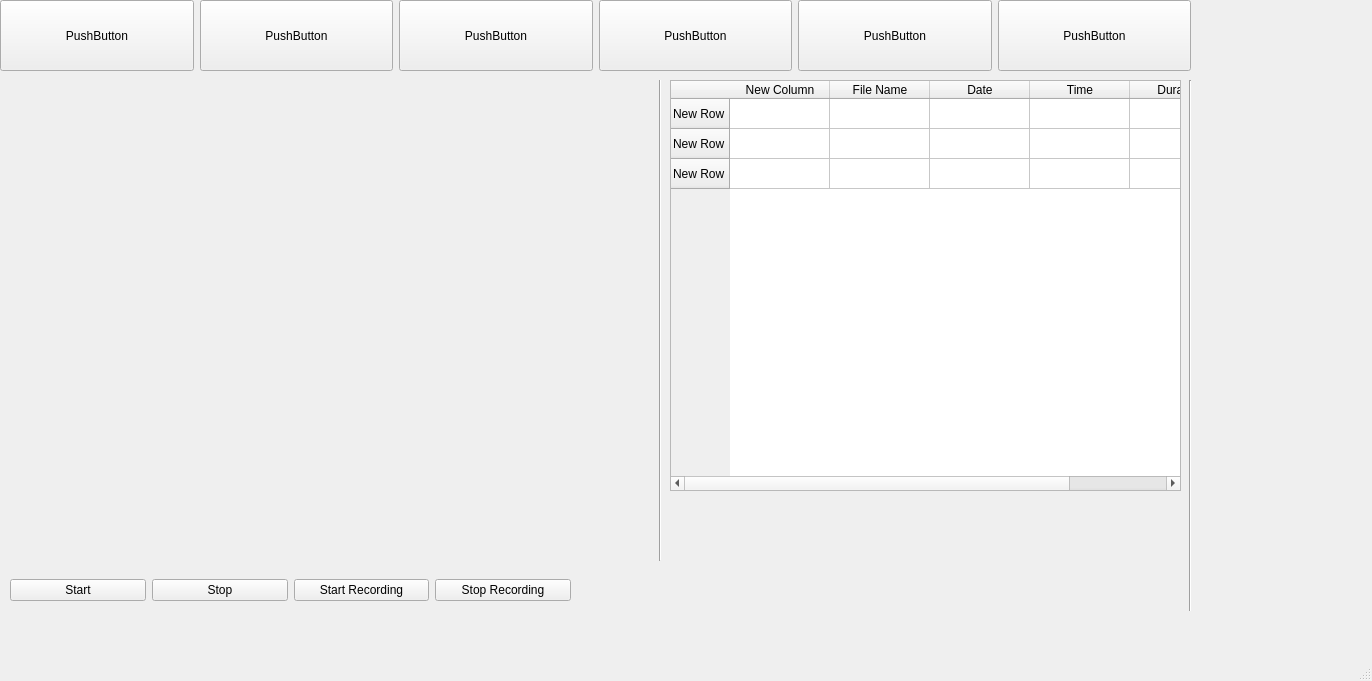
<?xml version="1.0" encoding="UTF-8"?>
<ui version="4.0">
 <class>MainWindow</class>
 <widget class="QMainWindow" name="MainWindow">
  <property name="geometry">
   <rect>
    <x>0</x>
    <y>0</y>
    <width>1372</width>
    <height>681</height>
   </rect>
  </property>
  <property name="windowTitle">
   <string>HawkEye</string>
  </property>
  <widget class="QWidget" name="centralwidget">
   <widget class="QWidget" name="horizontalLayoutWidget">
    <property name="geometry">
     <rect>
      <x>0</x>
      <y>0</y>
      <width>1191</width>
      <height>71</height>
     </rect>
    </property>
    <layout class="QHBoxLayout" name="horizontalLayout">
     <item>
      <widget class="QPushButton" name="pushButton_page1">
       <property name="sizePolicy">
        <sizepolicy hsizetype="Minimum" vsizetype="Minimum">
         <horstretch>0</horstretch>
         <verstretch>0</verstretch>
        </sizepolicy>
       </property>
       <property name="text">
        <string>PushButton</string>
       </property>
      </widget>
     </item>
     <item>
      <widget class="QPushButton" name="pushButton_page2">
       <property name="sizePolicy">
        <sizepolicy hsizetype="Minimum" vsizetype="Minimum">
         <horstretch>0</horstretch>
         <verstretch>0</verstretch>
        </sizepolicy>
       </property>
       <property name="text">
        <string>PushButton</string>
       </property>
      </widget>
     </item>
     <item>
      <widget class="QPushButton" name="pushButton_page3">
       <property name="sizePolicy">
        <sizepolicy hsizetype="Minimum" vsizetype="Minimum">
         <horstretch>0</horstretch>
         <verstretch>0</verstretch>
        </sizepolicy>
       </property>
       <property name="minimumSize">
        <size>
         <width>0</width>
         <height>23</height>
        </size>
       </property>
       <property name="text">
        <string>PushButton</string>
       </property>
      </widget>
     </item>
     <item>
      <widget class="QPushButton" name="pushButton_page4">
       <property name="sizePolicy">
        <sizepolicy hsizetype="Minimum" vsizetype="Minimum">
         <horstretch>0</horstretch>
         <verstretch>0</verstretch>
        </sizepolicy>
       </property>
       <property name="text">
        <string>PushButton</string>
       </property>
      </widget>
     </item>
     <item>
      <widget class="QPushButton" name="pushButton_page5">
       <property name="sizePolicy">
        <sizepolicy hsizetype="Minimum" vsizetype="Minimum">
         <horstretch>0</horstretch>
         <verstretch>0</verstretch>
        </sizepolicy>
       </property>
       <property name="text">
        <string>PushButton</string>
       </property>
      </widget>
     </item>
     <item>
      <widget class="QPushButton" name="pushButton_page6">
       <property name="sizePolicy">
        <sizepolicy hsizetype="Minimum" vsizetype="Minimum">
         <horstretch>0</horstretch>
         <verstretch>0</verstretch>
        </sizepolicy>
       </property>
       <property name="text">
        <string>PushButton</string>
       </property>
      </widget>
     </item>
    </layout>
   </widget>
   <widget class="QStackedWidget" name="stackedWidget">
    <property name="geometry">
     <rect>
      <x>0</x>
      <y>80</y>
      <width>1251</width>
      <height>531</height>
     </rect>
    </property>
    <property name="currentIndex">
     <number>0</number>
    </property>
    <widget class="QWidget" name="page_video_tab">
     <widget class="QTableWidget" name="tableWidget_Recording">
      <property name="geometry">
       <rect>
        <x>670</x>
        <y>0</y>
        <width>511</width>
        <height>411</height>
       </rect>
      </property>
      <row>
       <property name="text">
        <string>New Row</string>
       </property>
      </row>
      <row>
       <property name="text">
        <string>New Row</string>
       </property>
      </row>
      <row>
       <property name="text">
        <string>New Row</string>
       </property>
      </row>
      <column>
       <property name="text">
        <string>New Column</string>
       </property>
      </column>
      <column>
       <property name="text">
        <string>File Name</string>
       </property>
      </column>
      <column>
       <property name="text">
        <string>Date</string>
       </property>
      </column>
      <column>
       <property name="text">
        <string>Time</string>
       </property>
      </column>
      <column>
       <property name="text">
        <string>Duration</string>
       </property>
      </column>
     </widget>
     <widget class="QLabel" name="label_player">
      <property name="geometry">
       <rect>
        <x>10</x>
        <y>0</y>
        <width>640</width>
        <height>480</height>
       </rect>
      </property>
      <property name="styleSheet">
       <string notr="true">border-color: rgb(0, 0, 0);
RR</string>
      </property>
      <property name="text">
       <string/>
      </property>
     </widget>
     <widget class="QWidget" name="layoutWidget">
      <property name="geometry">
       <rect>
        <x>10</x>
        <y>490</y>
        <width>561</width>
        <height>41</height>
       </rect>
      </property>
      <layout class="QHBoxLayout" name="horizontalLayout_2">
       <item>
        <widget class="QPushButton" name="pushButton_start">
         <property name="text">
          <string>Start</string>
         </property>
        </widget>
       </item>
       <item>
        <widget class="QPushButton" name="pushButton_stop">
         <property name="text">
          <string>Stop</string>
         </property>
        </widget>
       </item>
       <item>
        <widget class="QPushButton" name="pushButton_startRec">
         <property name="text">
          <string>Start Recording</string>
         </property>
        </widget>
       </item>
       <item>
        <widget class="QPushButton" name="pushButton_stopRec">
         <property name="text">
          <string>Stop Recording</string>
         </property>
        </widget>
       </item>
      </layout>
     </widget>
     <widget class="Line" name="line_2">
      <property name="geometry">
       <rect>
        <x>650</x>
        <y>-20</y>
        <width>20</width>
        <height>501</height>
       </rect>
      </property>
      <property name="orientation">
       <enum>Qt::Vertical</enum>
      </property>
     </widget>
     <widget class="Line" name="line">
      <property name="geometry">
       <rect>
        <x>1180</x>
        <y>0</y>
        <width>20</width>
        <height>541</height>
       </rect>
      </property>
      <property name="orientation">
       <enum>Qt::Vertical</enum>
      </property>
     </widget>
    </widget>
    <widget class="QWidget" name="page_2"/>
   </widget>
   <zorder>horizontalLayoutWidget</zorder>
   <zorder>stackedWidget</zorder>
   <zorder>pushButton_page6</zorder>
  </widget>
  <widget class="QMenuBar" name="menubar">
   <property name="geometry">
    <rect>
     <x>0</x>
     <y>0</y>
     <width>1372</width>
     <height>21</height>
    </rect>
   </property>
  </widget>
  <widget class="QStatusBar" name="statusbar"/>
 </widget>
 <resources/>
 <connections/>
</ui>
